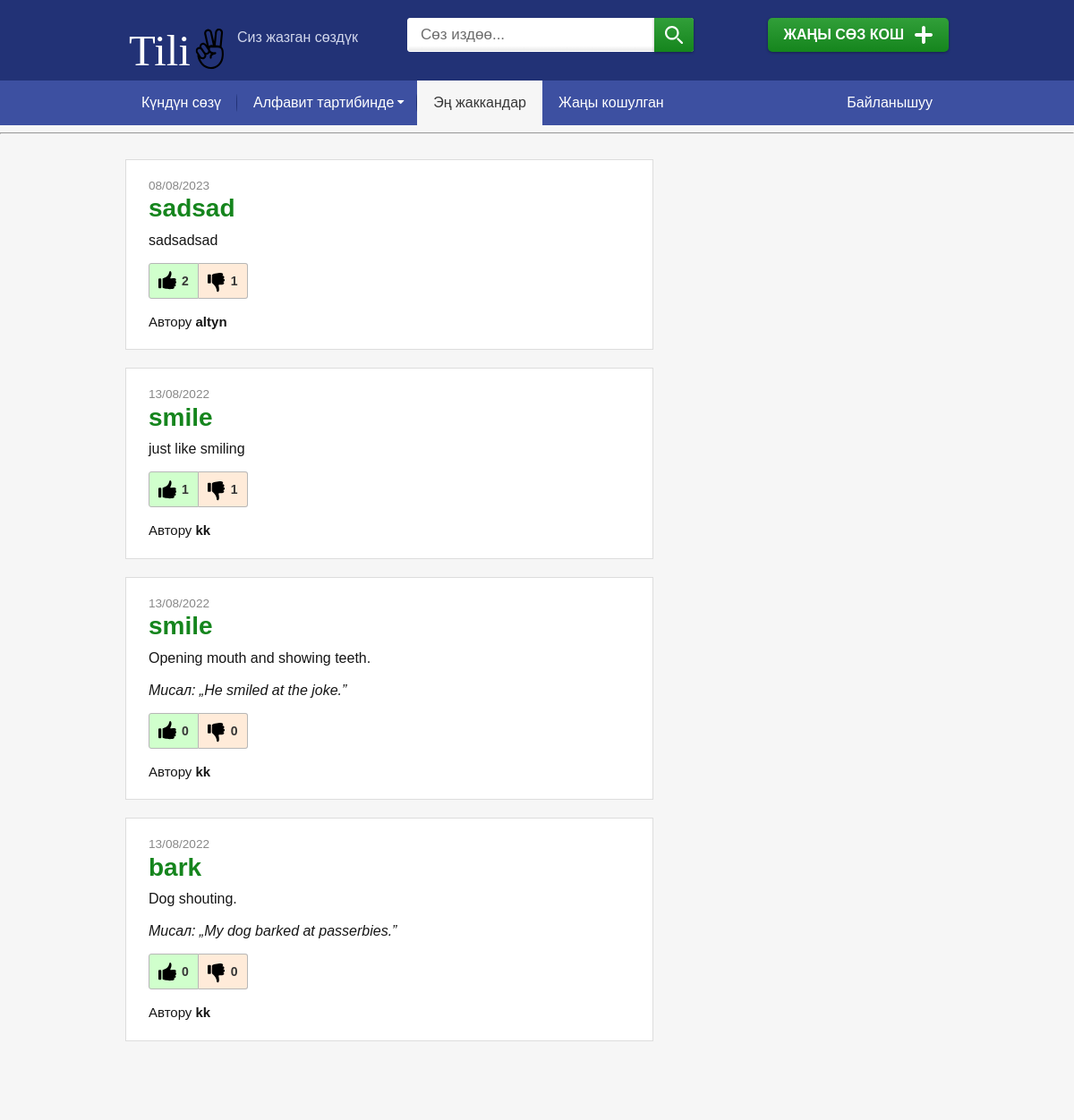
Before: /favorites with the older database file.
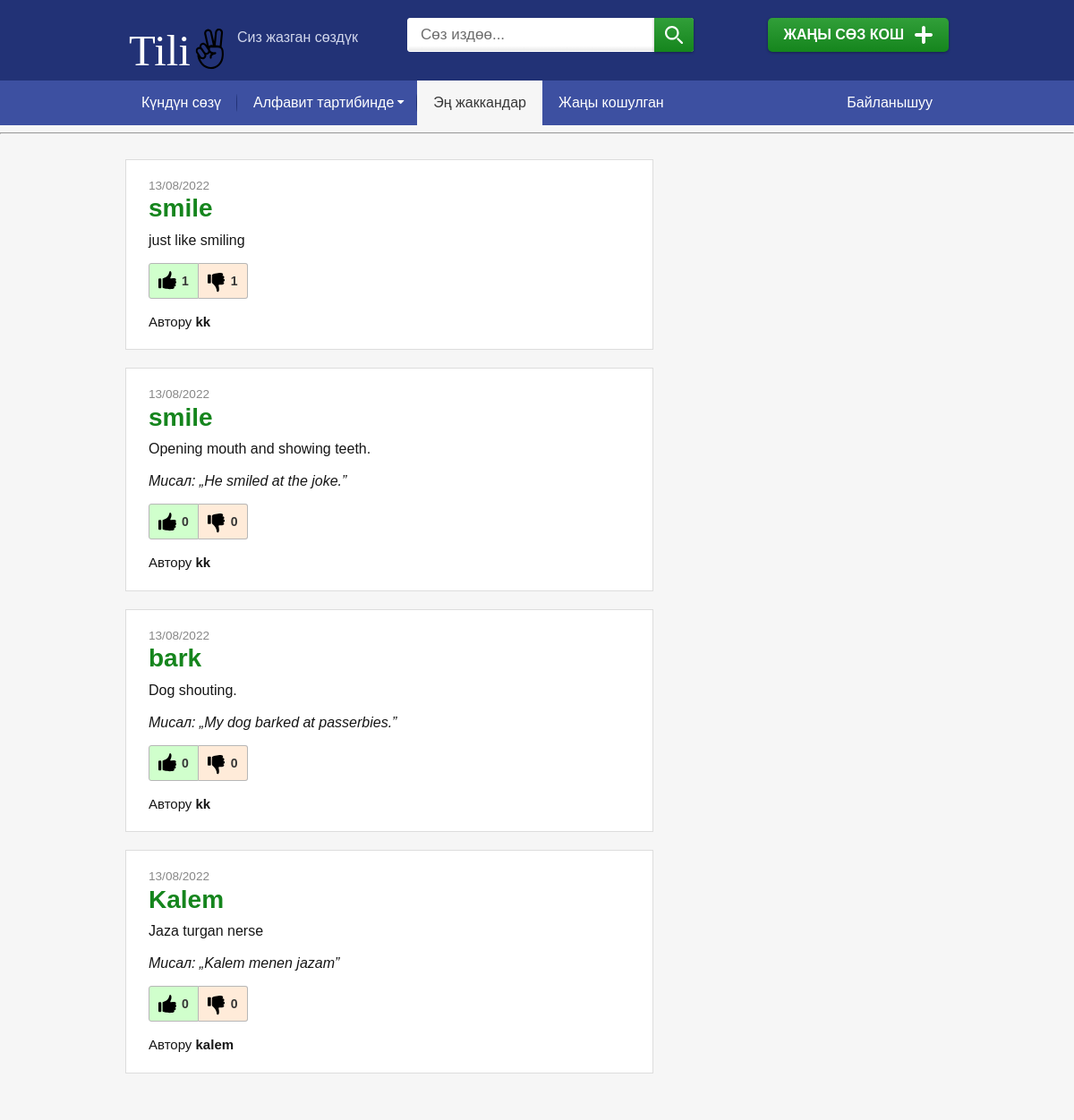
After: the same page with the newer database file.
### app/models.py (models this page shows, shortened)
class Definition(db.Model):
    id = db.Column(db.Integer, primary_key=True)
    definition_text = db.Column(db.String(300), nullable=False)
    example_text = db.Column(db.String(300), nullable=True)
    created_at = db.Column(db.DateTime, index=True, default=datetime.utcnow)
    upvotes = db.Column(db.Integer, nullable=False, default=0)
    downvotes = db.Column(db.Integer, nullable=False, default=0)
    word_id = db.Column(db.Integer, db.ForeignKey("word.id"))
    author_id = db.Column(db.Integer, db.ForeignKey("user.id"))

class Word(db.Model):
    id = db.Column(db.Integer, primary_key=True)
    word_text = db.Column(db.String(80), index=True, unique=True, nullable=False)
    created_at = db.Column(db.DateTime, index=True, default=datetime.utcnow)
    author_id = db.Column(db.Integer, db.ForeignKey("user.id"))
    definitions = db.relationship('Definition', backref='parent_word', lazy='dynamic')

class User(db.Model):
    id = db.Column(db.Integer, primary_key=True)
    nickname = db.Column(db.String(80), index=True, unique=True, nullable=False)
    email = db.Column(db.String(120), unique=True, nullable=False)
    created_at = db.Column(db.DateTime, index=True, default=datetime.utcnow)
    verified = db.Column(db.Boolean, index=True, default=False)
    consent_to_send_emails = db.Column(db.Boolean, index=True, default=False)
    consent_to_cookies = db.Column(db.Boolean, index=True, default=False)
    words = db.relationship('Word', backref='author', lazy='dynamic')

### app/routes.py (the view)
@app.route("/favorites", methods=['get'])
def favorites():
    page = request.args.get('page', 1, type=int)
    query_result = db.session.query(Word, Definition, User
        ).join(
            Definition, Definition.word_id == Word.id
        ).join(
            User, User.id == Word.author_id
        ).order_by(
            Definition.upvotes.desc()
        ).paginate(
            page=page,
            per_page=app.config['WORDS_PER_PAGE'],
            error_out=False)
    words = [ {'word': word[0].word_text,
            'definition': word[1].definition_text,
            'example': word[1].example_text,
            'created_at' : word[1].created_at.strftime("%d/%m/%Y"),
            'upvotes': word[1].upvotes,
            'downvotes': word[1].downvotes,
            'author': word[2].nickname}  for word in query_result.items]
    next_url = None
    prev_url = None
    if query_result.has_next:
        next_url = url_for('index', page=query_result.next_num)
    if query_result.has_prev:
        prev_url = url_for('index', page=query_result.prev_num)
    return render_template("favorites.html",
                           words=words,
                           next_url=next_url,
                           prev_url=prev_url)

### app/routes.py (called while the page is built)
@app.before_request
def limit_remote_addr():
    if request.script_root == '/admin' and request.remote_addr != os.environ.get('ADMIN_REMOTE_IP'):
        abort(403)

### app/templates/favorites.html (shortened to what this page needs)
{% extends "base.html" %}
{% from "macros.html" import word_list, pagination with context %}
{% block content %}
    {{ word_list('favorites', words) }}
{% endblock %}

### app/templates/macros.html (shortened to what this page needs)
{% macro word_list(endpoint, words, delete_button='false') %}
{% for word in words %}
    <div class="word word--word_of_day">
        <p class="word--date">{{ word['created_at']}}</p>
        <h2 class="word__title">
            <a href="">{{ word['word'] }}</a>
        </h2>
        <p>{{ word['definition'] }}</p>
        {% if word['example'] != "": %}
            <p><em>Мисал: „{{ word['example'] }}”&nbsp;</em></p>
        {% endif %}
        <div class="word__rating__wrap" data-id="{{ word['definition_id'] }}">
            <div class="word__rating word__rating--up" onclick=vote(this)>{{ word['upvotes'] }}</div>
            <div class="word__rating word__rating--down" onclick=vote(this)>{{ word['downvotes'] }}</div>
        </div>
        <p class="word__author">Автору <strong>{{ word['author'] }}</strong></p>
    </div>
{% endfor %}
{% endmacro %}
{% macro nav_links(endpoint) %}
<div id="menu__wrap" class="menu__wrap">
    <div class="container">
      <div class="menu__inner">
        <nav id="header__menu__inner" class="header__menu__inner">
          <ul id="menu-hlavni-menu-leve" class="menu">
            <li class="menu-item menu-item-type-custom menu-item-object-custom {{ 'current-menu-item' if(endpoint == 'index') }} "><a href="/">Күндүн сөзү</a></li>
            <li class="menu-item-has-children menu__letters menu-item menu-item-type-custom menu-item-object-custom {{ 'current-menu-item' if endpoint == 'alphabetical' }}"><a>Алфавит тартибинде</a></li>
            <li class="menu-item menu-item-type-taxonomy menu-item-object-zebricek {{ 'current-menu-item' if endpoint == 'favorites' }}"><a href="{{url_for('favorites')}}">Эң жаккандар</a></li>
            <li class="menu-item menu-item-type-taxonomy menu-item-object-zebricek {{ 'current-menu-item' if endpoint == 'newly_added' }}"><a href="{{url_for('newly_added')}}">Жаңы кошулган</a></li>
          </ul>
        </nav>
        <nav id="header__menu__inner__right" class="header__menu__inner__right">
          <ul id="menu-hlavni-menu-prave" class="menu">
            <li class="menu-item menu-item-type-post_type menu-item-object-page"><a href="mailto:bekbolot.kudayberdiev@gmail.com">Байланышуу</a></li>
          </ul>
        </nav>
      </div>
    </div>
  </div>
{% endmacro %}

Changed rows visible on the page:
removed Definition: created_at "08/08/2023", word "sadsad", definition "sadsadsad", upvotes "2", downvotes "1", author "altyn"
now on this page (row unchanged): Definition: created_at "13/08/2022", word "Kalem", definition "Jaza turgan nerse", example "Kalem menen jazam", upvotes "0", downvotes "0", author "kalem"
